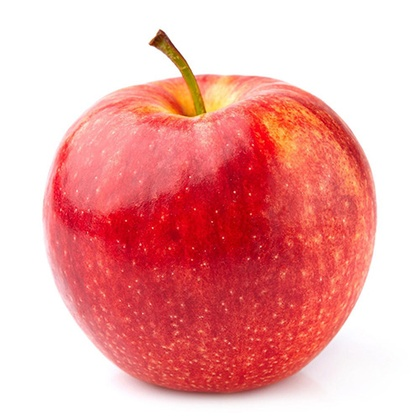
%> input picture input_images/APPLE.jpg, 420 x 420 px, shrunk from 500 x 500 before the run
$ octave --eval "result = CannyEdge(imread('input_images/APPLE.jpg'));"   (GNU Octave 9; MATLAB toolbox functions it lacks are replaced by stand-ins)
%> lines starting %> are read from the running program, lines starting %| are printed output that depends on the picture; in (x1, y1, x2, y2) boxes, pixels count from 0 and x2, y2 are one past the last pixel; in counts of white or black regions, pixels touching at a corner belong together; the program's own positions count from 1
function cannyEdgeImage = CannyEdge(image)
image = rgb2gray(image);
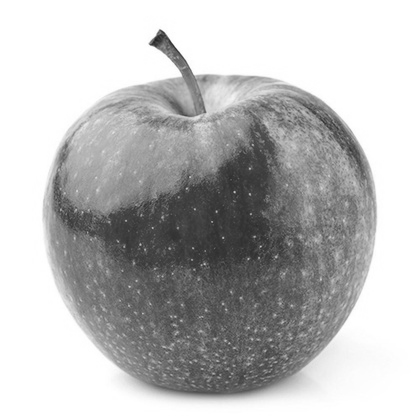
%> image: size 420x420 uint8; min 35, max 255, mean 188.4


% 1- smooth the image with gaussian filter, to reduce the noise from the image
%intensity function, with sigma = 0.25 (the less the sigme, the less blur
%we'll have)
smoothed_img = imgaussfilt(image,0.25);

% 2- compute the image gradient using sobel operator (which is based on the
% 1st derivative)
sobel_karnelx = [-1, 0, 1; -2, 0, 2; -1, 0, 1];
sobel_karnely = [1, 2, 1; 0, 0, 0; -1, -2, -1];

% convolute the 2-d image horizontally and vertically with sobel mask
filtered_image_x = conv2(smoothed_img,sobel_karnelx,'same');
filtered_image_y = conv2(smoothed_img,sobel_karnely,'same');
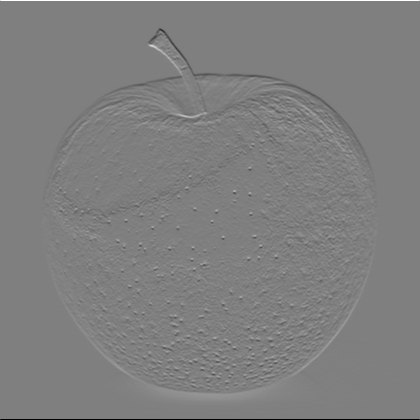
%> filtered_image_y: size 420x420 double; min -1020, max 1020, mean 0; mean of the top-left, top-right, bottom-left and bottom-right quarters 0.1, 0.3, -0.1, -0.3; drawn with min black and max white


% 3- calculate the magnitude and direction/orientation of the image

% 3.1- magnitude (The higher the Gradient magnitude, the stronger the
% change in the image intensity)
magnitude = sqrt((filtered_image_x.^2) + (filtered_image_y.^2));

% 3.2.1 - direction/orientation of pixels
angle = atan2(filtered_image_y, filtered_image_x);
angle = angle*(180/pi);

% 3.2.2 - the gradient directions must be positive
rows = size(smoothed_img, 1);
%> rows = 420
columns = size(smoothed_img, 2);
%> columns = 420

for i = 1:rows
    for j = 1:columns
        if (angle(i, j) < 0)
            angle(i, j) = angle(i, j) + 360;
        end
    end
end
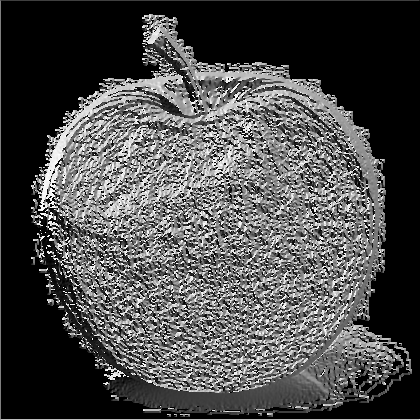
%> angle: size 420x420 double; min 0, max 359.8, mean 107.1; drawn with min black and max white


% 3.2.3 - the gradient directions must be perpendicular to the edges; thus,
% we'll try to round the angles elements in the angle matrix to the one of
% 4 angles representing vertical, horizontal, and two diagonal directions.
% which are (0, 45, 90, and 135), and add the rounded angles to a new
% matrix to use it in the step of Non-Max Suppression (step 4 later)

% the new matrix that will have the rounded angles will be filled with
% zeros, in order to save ONLY angles that seem to represent edges
angle2 = zeros(rows, columns);

for i = 1 : rows
    for j = 1 : columns
        if ((angle(i, j) >= 0 ) && (angle(i, j) < 22.5) || (angle(i, j) >= 157.5) && (angle(i, j) < 202.5) || (angle(i, j) >= 337.5) && (angle(i, j) <= 360))
            angle2(i, j) = 0;
        elseif (angle(i, j) >= 22.5) && (angle(i, j) < 67.5) || (angle(i, j) >= 202.5) && (angle(i, j) < 247.5)
            angle2(i, j) = 45;
        elseif ((angle(i, j) >= 67.5 && angle(i, j) < 112.5) || (angle(i, j) >= 247.5 && angle(i, j) < 292.5))
            angle2(i, j) = 90;
        elseif ((angle(i, j) >= 112.5 && angle(i, j) < 157.5) || (angle(i, j) >= 292.5 && angle(i, j) < 337.5))
            angle2(i, j) = 135;
        end
    end
end
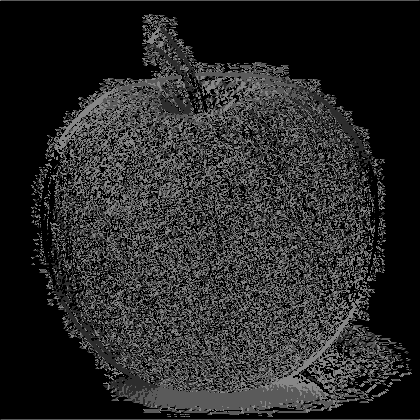
%> angle2: size 420x420 double; min 0, max 135, mean 40.1


% 4- Non-Max Suppression; where we'll remove all the unwanted pixels which may not constitute an edge.

% create a new matrix of zeros to replace some values to 1 to indicate an
% edge; where 0 and 1 mean black and white.
BlackWhite = zeros(rows, columns);


for i=2:rows-1
    for j=2:columns-1
        if (angle2(i,j)==0)
            BlackWhite(i,j) = magnitude(i,j) == max([magnitude(i,j), magnitude(i,j+1), magnitude(i,j-1)]);

        elseif (angle2(i,j)==45)
            BlackWhite(i,j) = magnitude(i,j) == max([magnitude(i,j), magnitude(i+1,j-1), magnitude(i-1,j+1)]);

        elseif (angle2(i,j)==90)
            BlackWhite(i,j) = magnitude(i,j) == max([magnitude(i,j), magnitude(i+1,j), magnitude(i-1,j)]);

        elseif (angle2(i,j)==135)
            BlackWhite(i,j) = magnitude(i,j) == max([magnitude(i,j), magnitude(i+1,j+1), magnitude(i-1,j-1)]);

        end
    end
end
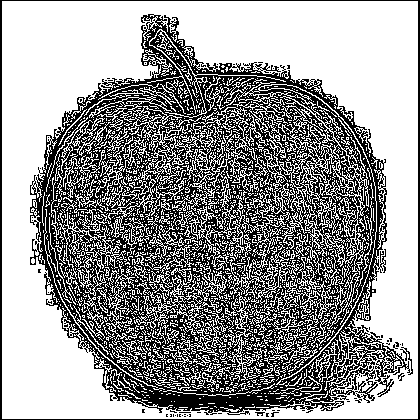
%> BlackWhite: size 420x420 double; values 0 (black) and 1 (white), 59.2% white; black in thin lines or dots


BlackWhite = BlackWhite.*magnitude;
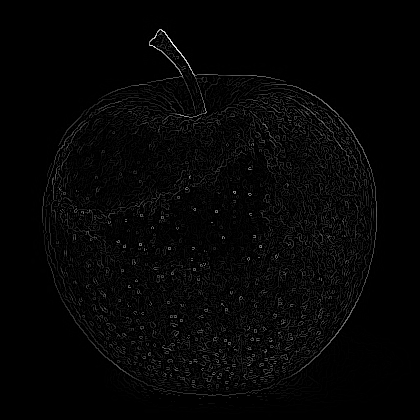
%> BlackWhite: size 420x420 double; min 0, max 821.8, mean 17.3; drawn with min black and max white

% 5- Double Threshold; Pixels due to noise and color variation would persist
% in the image. So, to remove this, we'll use two thresholds values
upperVal = 0.15*max(max(BlackWhite));
%> upperVal = 123.3
lowerVal = 0.05*max(max(BlackWhite));
%> lowerVal = 41.09
threshold = zeros(rows,columns);

for i = 1 : rows
    for j = 1 : columns
        % if the thinned edge magnitude for candidate edge is...
        % less than the lower value of threshold, then it is not edge;
        % hence, the threshold element in i and j will be 0
        if (BlackWhite(i, j) < lowerVal)
            threshold(i, j) = 0;

        % greater than the upper value of threshold, then it is an edge;
        % hence, the threshold element in i and j will be 1
        elseif (BlackWhite(i, j) > upperVal)
            threshold(i, j) = 1;

        % between the upper value and lower value of threshold then it'll
        % be an edge; hence, the threshold element in i and j will be 1
        elseif ( BlackWhite(i+1,j)>upperVal || BlackWhite(i-1,j)>upperVal || BlackWhite(i,j+1)>upperVal || BlackWhite(i,j-1)>upperVal || BlackWhite(i-1, j-1)>upperVal || BlackWhite(i-1, j+1)>upperVal || BlackWhite(i+1, j+1)>upperVal || BlackWhite(i+1, j-1)>upperVal)
            threshold(i,j) = 1;

        end
    end
end
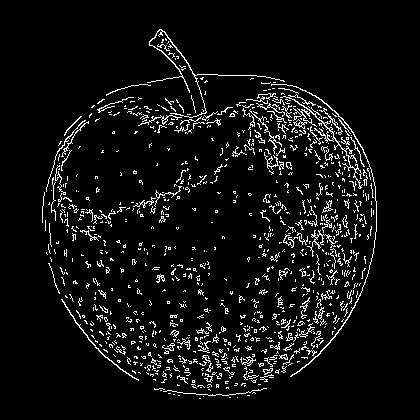
%> threshold: size 420x420 double; values 0 (black) and 1 (white), 6.1% white in thin lines or dots, all inside (x1, y1, x2, y2) = (42, 29, 377, 399)

cannyEdgeImage = uint8(threshold.*255);
imshow(cannyEdgeImage)
